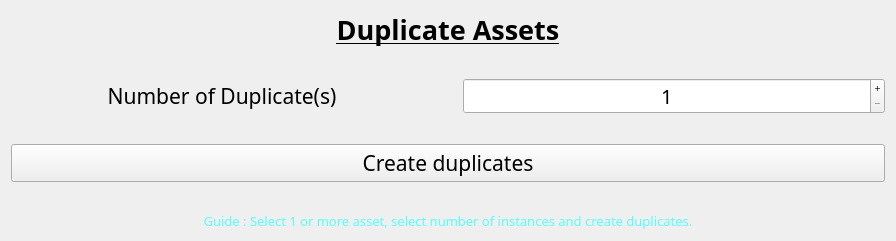
           <widget class="QWidget" name="page_9">
            <property name="geometry">
             <rect>
              <x>0</x>
              <y>0</y>
              <width>896</width>
              <height>223</height>
             </rect>
            </property>
            <property name="sizePolicy">
             <sizepolicy hsizetype="Preferred" vsizetype="Fixed">
              <horstretch>0</horstretch>
              <verstretch>0</verstretch>
             </sizepolicy>
            </property>
            <attribute name="label">
             <string>Duplicate Assets</string>
            </attribute>
            <layout class="QVBoxLayout" name="verticalLayout_50">
             <item>
              <layout class="QVBoxLayout" name="verticalLayout_26">
               <property name="spacing">
                <number>30</number>
               </property>
               <item>
                <layout class="QVBoxLayout" name="verticalLayout_27">
                 <item>
                  <widget class="QLabel" name="label_37">
                   <property name="enabled">
                    <bool>true</bool>
                   </property>
                   <property name="sizePolicy">
                    <sizepolicy hsizetype="Preferred" vsizetype="Preferred">
                     <horstretch>0</horstretch>
                     <verstretch>0</verstretch>
                    </sizepolicy>
                   </property>
                   <property name="font">
                    <font>
                     <family>Century Gothic</family>
                     <pointsize>20</pointsize>
                     <bold>true</bold>
                     <underline>true</underline>
                    </font>
                   </property>
                   <property name="autoFillBackground">
                    <bool>false</bool>
                   </property>
                   <property name="text">
                    <string>Duplicate Assets</string>
                   </property>
                   <property name="alignment">
                    <set>Qt::AlignCenter</set>
                   </property>
                   <property name="wordWrap">
                    <bool>false</bool>
                   </property>
                  </widget>
                 </item>
                </layout>
               </item>
               <item>
                <layout class="QHBoxLayout" name="replace_layotu_5">
                 <property name="sizeConstraint">
                  <enum>QLayout::SetDefaultConstraint</enum>
                 </property>
                 <item>
                  <widget class="QLabel" name="label_39">
                   <property name="enabled">
                    <bool>true</bool>
                   </property>
                   <property name="font">
                    <font>
                     <family>Century Gothic</family>
                     <pointsize>16</pointsize>
                     <bold>false</bold>
                    </font>
                   </property>
                   <property name="autoFillBackground">
                    <bool>false</bool>
                   </property>
                   <property name="text">
                    <string>Number of Duplicate(s)</string>
                   </property>
                   <property name="alignment">
                    <set>Qt::AlignCenter</set>
                   </property>
                   <property name="wordWrap">
                    <bool>false</bool>
                   </property>
                  </widget>
                 </item>
                 <item>
                  <widget class="QSpinBox" name="sp_duplicate">
                   <property name="styleSheet">
                    <string notr="true">QSpinBox {
    font-family: Century Gothic;
    font-size: 20px; 
}</string>
                   </property>
                   <property name="alignment">
                    <set>Qt::AlignCenter</set>
                   </property>
                   <property name="buttonSymbols">
                    <enum>QAbstractSpinBox::PlusMinus</enum>
                   </property>
                   <property name="minimum">
                    <number>1</number>
                   </property>
                  </widget>
                 </item>
                </layout>
               </item>
               <item>
                <widget class="QPushButton" name="btn_duplicate">
                 <property name="font">
                  <font>
                   <family>Century Gothic</family>
                   <pointsize>16</pointsize>
                  </font>
                 </property>
                 <property name="styleSheet">
                  <string notr="true"/>
                 </property>
                 <property name="text">
                  <string>Create duplicates</string>
                 </property>
                </widget>
               </item>
               <item>
                <widget class="QLabel" name="label_41">
                 <property name="font">
                  <font>
                   <family>Century Gothic</family>
                   <pointsize>10</pointsize>
                  </font>
                 </property>
                 <property name="styleSheet">
                  <string notr="true">color: rgb(85, 255, 255);
</string>
                 </property>
                 <property name="text">
                  <string>Guide : Select 1 or more asset, select number of instances and create duplicates.</string>
                 </property>
                 <property name="alignment">
                  <set>Qt::AlignCenter</set>
                 </property>
                </widget>
               </item>
              </layout>
             </item>
            </layout>
           </widget>
